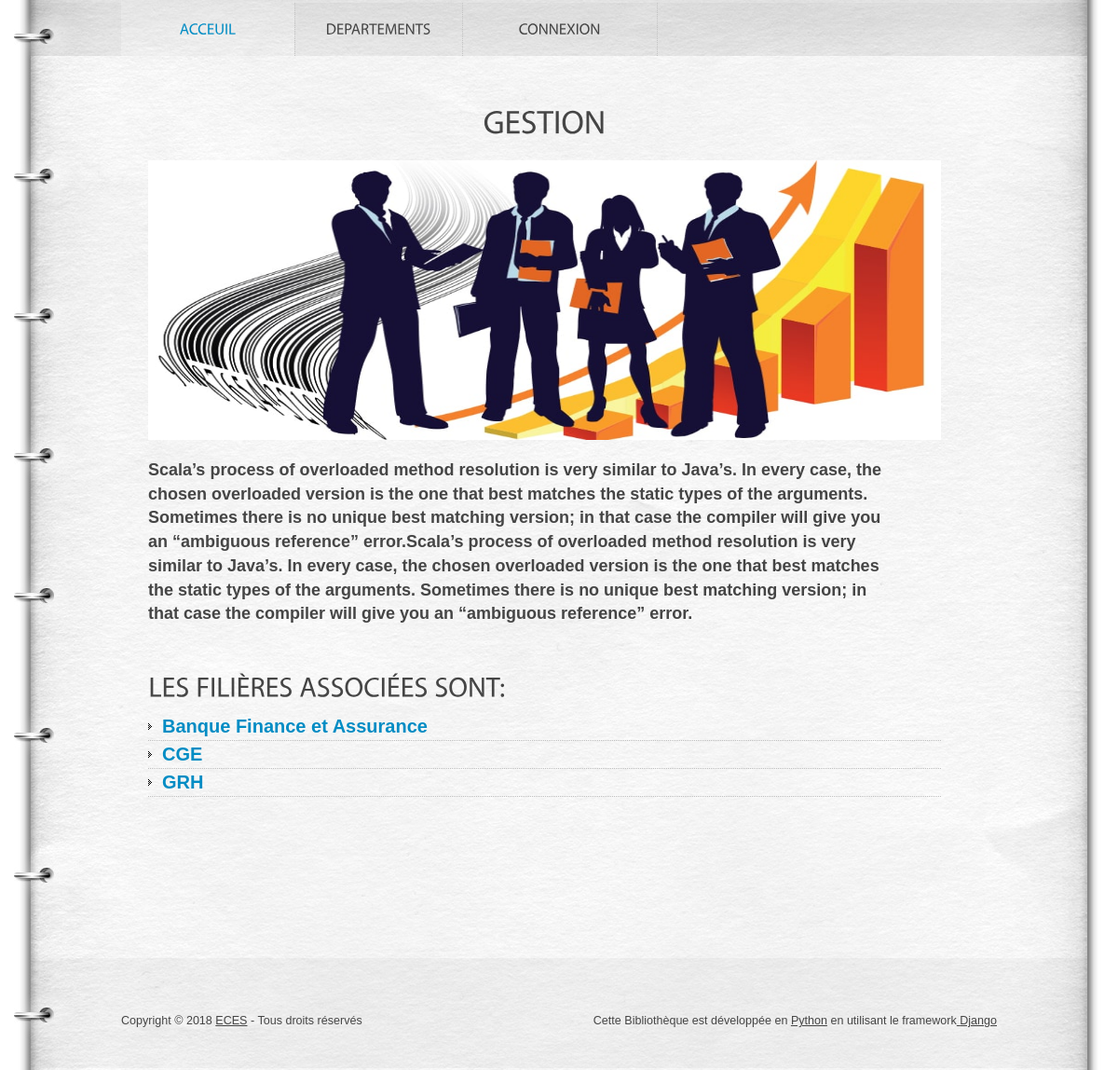
/departement/1/, run on the app's committed database.
### eces/models.py (models this page shows, shortened)
class Departement(models.Model):
  image=models.FileField(upload_to="Repertoire_Images", default='Repertoire_Images/defaultimage.jpg')
  libelle=models.CharField(max_length=255, unique=True ,help_text='veuillez indiquer un departement')
  description=models.TextField()
  class Meta:
    ordering =('libelle',)

class Filiere(models.Model):
  image=models.FileField(upload_to="Repertoire_Images", default='Repertoire_Images/images.jpeg')
  libelle=models.CharField(max_length=255, unique=True ,help_text='veuillez indiquer une filiere')
  description=models.TextField()
  departement=models.ForeignKey(Departement, on_delete=models.CASCADE)
  class Meta:
    ordering =('libelle',)

### eces/views.py (the view)
# urls.py: path('departement/<int:pk>/', views.DepartementDetailView.as_view(), name='departement_detail'),
class DepartementDetailView(DetailView):
	template_name='departement_detail.html'
	model=models.Departement

### templates/departement_detail.html (shortened to what this page needs)
{% extends 'index.html' %}
{% load staticfiles %}
{%  block header %}
{{ block.super }}
{%  endblock header%}
{% block groupe2 %}
<h2>{{ departement.libelle }}</h2>
 <div class="img-box"><img src="{{departement.image.url}}" width="100%" height="300" ></div>
 <p class="p0">{{ departement.description }}</p><br><br>
<h3>Les filières associées sont:</h3>
{% for filiere in departement.filiere_set.all %}
<ul class="categories">
        <li><span><a href="{% url 'filiere_detail'  filiere.pk %}">{{ filiere.libelle }}</a></span></li>
        {% empty %}
  <li>La liste des documents est vide</li>
</ul>
{% endfor %}
 {% endblock groupe2 %}

### eces/static/eces/css/style.css (style rules this page uses)
body { background:#fff; font-family:Arial, Helvetica, sans-serif; font-size:100%; line-height:1em; color:#454545; }
html { min-width:940px; }
html, body { height:100%; }
section h2 { font-size: 35px; text-align: center; }
.categories { padding-bottom:37px; }
.categories li { font-weight:bold; font-size: 20px; padding-bottom:8px; margin-bottom:6px; background:url(../images/divider1.gif) repeat-x left bottom; }
.categories li span { display:block; padding-left:15px; height:1%; background:url(../images/marker.gif) no-repeat left 5px; }
.categories li a { text-decoration:none; color:#008cc4; }
.img-box { width:100%; overflow:hidden; padding-bottom:20px; line-height:1.429em; }
.img-box img { float:left; margin:20px --20px 0 0; }
p { margin-bottom:16px; line-height:1.429em; }
.p0 { font-weight: bold; font-size: 18px; width: 95%; }
a { color:#ff7b01; outline:none; }
h2 { font-size:20px; line-height:1.2em; text-transform:uppercase; margin-bottom:20px; }
h3 { font-size:30px; line-height:1.2em; text-transform:uppercase; margin-bottom:15px; }
a { outline:none; }

### data on the page
Departement: image (picture), description "Scala’s process of overloaded method resolution is very similar to Java’s. In every case, the chosen overloaded version is the one that best matches the static types of the arguments. Sometimes there is no unique best matching version; in that case the compiler will give you an “ambiguous reference” error.Scala’s process of overloaded method resolution is very similar to Java’s. In every case, the chosen overloaded version is the one that best matches the static types of the arguments. Sometimes there is no unique best matching version; in that case the compiler will give you an “ambiguous reference” error."
Filiere: libelle "Banque Finance et Assurance"
Filiere: libelle "CGE"
Filiere: libelle "GRH"
